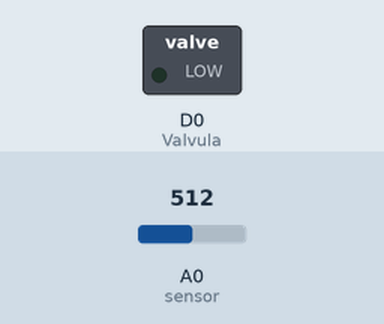
The sketch below on a simulated ESP8266 (NodeMCU). Shown: switched loads named in the sketch (green lamp = pin HIGH). The inputs (shaded band) are chosen by the test bench; at power-on: A0 (sensor) = 512. WiFi joins after 1.5 s; servers stay silent unless stated; random numbers use the default seed unless the sketch sets one; no MQTT or app messages arrive unless stated; what the sketch prints to the serial monitor is not drawn.

Above: at 2.7 s.
2.8 s: A0 (sensor) set to 792
5.0 s: A0 (sensor) set to 807
At 8.2 s:
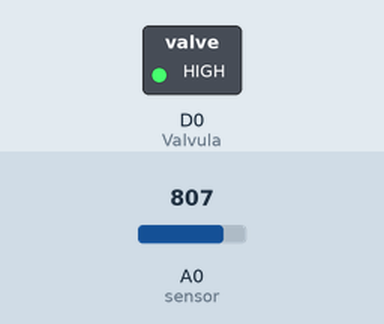
31.0 s: A0 (sensor) set to 810
Timing chart, 0 to 39.1 s (numbered marks = the images above; inputs shaded):
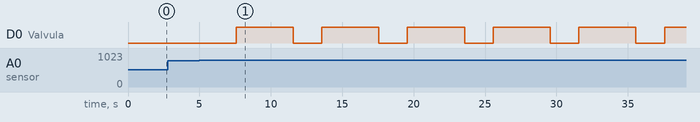

Measured:
- the behaviour switches between 800 and 801 on A0 (sensor) (found by bisection; images 0 and 1)
- after the input at 2.8 s, every drawn part: stays the same
- after the input at 5.0 s, D0 (Valvula): alternates HIGH for 4.0 s and LOW for 2.0 s, starting after 2.6 s

The sketch:

codigo_versao_final.ino
```cpp
#include <ESP8266WiFi.h>
#include <PubSubClient.h>

#define sensor A0

const char* ssid = "<colocar_ssid>";
const char* password = "<colocar_senha>";
const char* mqtt_server = "test.mosquitto.org";
const int mqttPort = 1883;
const char* mqttUser = "";
const char* mqttPassword = "";
const char* mqttTopic = "topico/umidade_solo";

WiFiClient espClient;
PubSubClient client(espClient);
unsigned long lastMsg = 0;
#define MSG_BUFFER_SIZE (50)
char msg[MSG_BUFFER_SIZE];

int Valvula;

unsigned long tempoSensor = millis();

const int leituraMinima = 500;   // Leitura correspondente a 100% de umidade
const int leituraMaxima = 1023;  // Leitura correspondente a 0% de umidade

float Umidade;
float Porcentagem_Umidade;

void setup_wifi() {
  delay(10);
  Serial.println();
  Serial.print("Conectando a rede");
  Serial.println(ssid);

  WiFi.mode(WIFI_STA);
  WiFi.begin(ssid, password);

  while (WiFi.status() != WL_CONNECTED) {
    delay(500);
    Serial.print(".");
  }
  randomSeed(micros());

  Serial.println("");
  Serial.println("WiFi Conectado");
  Serial.println("IP: ");
  Serial.println(WiFi.localIP());
}

void callback(char* topic, byte* payload, unsigned int length) {
  Serial.print("Message recebida [");
  Serial.print(topic);
  Serial.print("] ");
  for (int i = 0; i < length; i++) {
    Serial.print((char)payload[i]);
  }
  Serial.println();
}

void reconnect() {
  while (!client.connected()) {
    Serial.print("Aguardando conexao MQTT...");
    String clientId = "ESP8266Client-";
    clientId += String(random(0xffff), HEX);
    if (client.connect(clientId.c_str())) {
      Serial.println("connected");
      client.subscribe("topico/umidade_solo");
    } else {
      Serial.print("falhou. rc=");
      Serial.print(client.state());
      Serial.println(" tentando novamente em 5 segundos");
      delay(5000);
    }
  }
}

void setup() {
  Valvula = D0;

  pinMode(Valvula, OUTPUT);
  pinMode(sensor, INPUT);
  Serial.begin(9600);
  setup_wifi();
  client.setServer(mqtt_server, 1883);
  client.setCallback(callback);
}

void loop() {
  if ((millis() - tempoSensor) >= 3000) {
    Send_Sensor();
    tempoSensor = millis();
  }

  // Declare a Umidade aqui para ser usada no loop
  if (Umidade > 800) {
    digitalWrite(Valvula, HIGH);
    delay(4000);
    digitalWrite(Valvula, LOW);
  }

  delay(2000);

  if (!client.connected()) {
    reconnect();
  }
  client.loop();
}

void Send_Sensor() {
  // Leitura do sensor
  Umidade = analogRead(sensor);

  // Converte a leitura do sensor em porcentagem
  Porcentagem_Umidade = map(Umidade, leituraMinima, leituraMaxima, 100, 0);

  Serial.print("Porcentagem da Umidade: ");
  Serial.print(Porcentagem_Umidade);
  Serial.println(F("%"));

  // Formata a porcentagem com zero casas decimais
  sprintf(msg, "%.0f", Porcentagem_Umidade);
  client.publish("topico/umidade_solo", msg);
}
```
